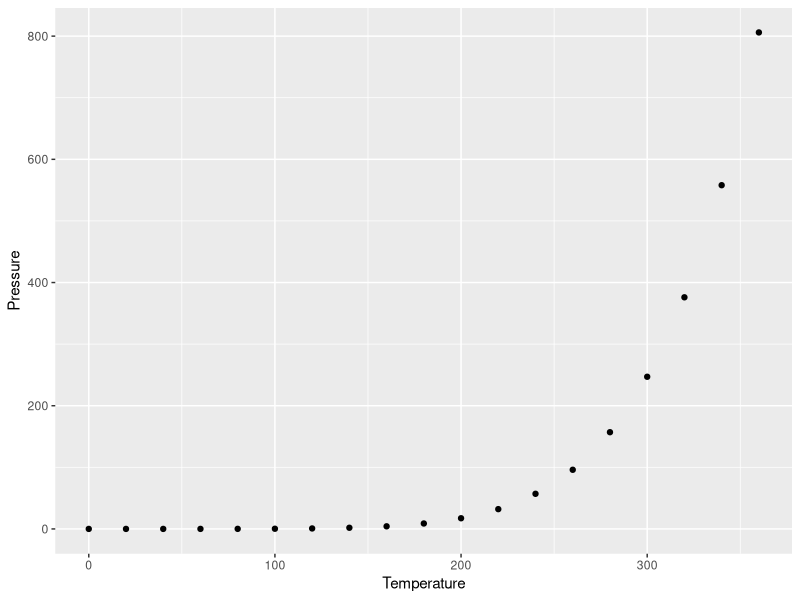

This figure's R source:
## ---- chunk 1
knitr::opts_chunk$set(echo = TRUE)
library(tidyverse)
## ---- chunk 2
summary(cars)
## ---- chunk 3
ggplot()+
  geom_point(mapping = aes(x = pressure$temperature, y = pressure$pressure)) +
  labs(x = "Temperature", y = "Pressure")
